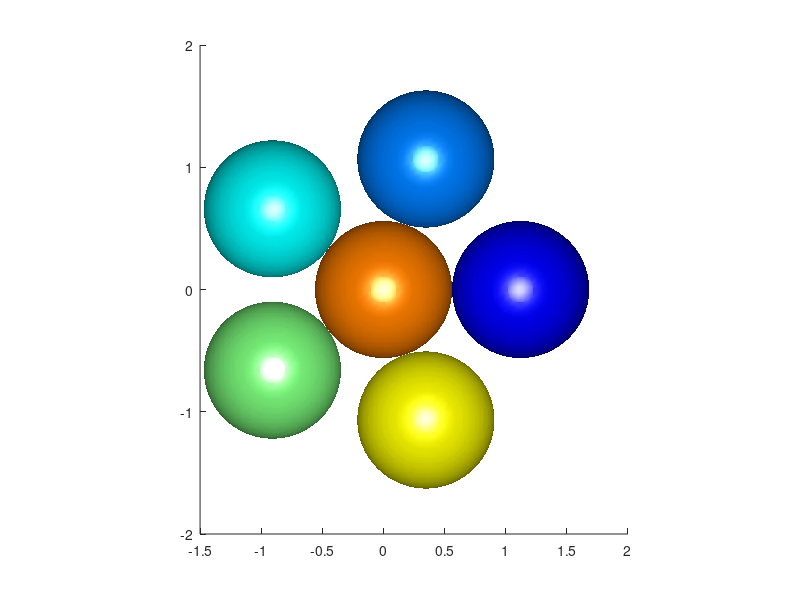

Recreate this plot in MATLAB. (Note: this script raises an error after producing the figure.)
function LJ_FRCG()
fsz = 20; % fontsize
Na = 7; % the number of atoms
rstar = 2^(1/6); % argument of the minimum of the Lennard-Jones pair potential V(r) = r^(-12) - r^(-6)
tol = 1e-9; % stop iterations when || grad f|| < tol
iter_max = 500; % the maximal number of iterations
draw_flag = 1; % if draw_flag = 1, draw configuration at every iteration
% parameters for backtracking line search
c = 0.1;
rho = 0.9;
%% Set up the initial configuration

% Four lical minima of LJ7:
% f1 = -16.50538417 Pentagonal bipyramid 
% f2 = -15.93504306 Capped octahedron 
% f3 = -15.59321094 Tricapped tetrahedron 
% f4 = -15.53306005 Bicapped trigonal bipyramid

% Options: model = 0,1,2,3, or 4.
% Model 0 corresponds to a random initialization.
% Models 1--4 set the system up close to the corresponding local minima
% listed above.

model = 1;
if model > 0
    Na = 7;
end
xyz = initial_configuration(model,Na,rstar);
drawconf(xyz,1);

x = remove_rotations_translations(xyz);

%% start minimization
% choose algorithm
% direction = 1: steepest descent
% direction = 2: Newton
direction = 3;

f = LJpot(x);
g = LJgrad(x);
norm_g = norm(g);
fprintf("Initially, f = %d, ||grad f|| = %d\n",f,norm_g);
iter = 1;

fvals = zeros(iter_max);
fvals(1) = f;
ngvals = zeros(iter_max);
ngvals(1) = norm_g;

fail_flag = 0;
i=0;



while norm_g > tol && iter < iter_max 
    % choose search direction
    switch direction
        case 1 % steepest descent
            p = -g;
            dir = "SD";
        case 2 % Newton
            H = LJhess(x);
            [~,flag] = chol(H);
            if flag == 0 % H is SPD, use Newton's direction
                p = -H\g; 
                dir = "Newton";
            else % use the steepest descent direction
                p = -g;
                dir = "SD";
            end
        case 3 % FRCG
            p=-g;
            dir = "FRCG";
        otherwise
            return
    end
    if i==0
    % normalize the search direction if its length greater than 1
        norm_p = norm(p);
        if norm_p > 1
            p = p/norm_p;
        end
        % do backtracking line search along the direction p
        a = 1;
        f_temp = LJpot(x + a*p);
        cpg = c*p'*g;
        while f_temp > f + a*cpg % check Wolfe's condition 1
            a = a*rho;
            if a < 1e-14
                fprintf("line search failed\n");
                iter = iter_max;
                fail_flag = 1;
                break;
            end
            f_temp = LJpot(x + a*p);        
        end
        s=p;
        x_old=x;
        x = x + a*p;
        
    else 
        norm_p = norm(p);
        if norm_p > 1
            p = p/norm_p;
        end
        % do backtracking line search along the direction p
        a = 1;
        beta=(LJgrad(x)'*LJgrad(x))/(LJgrad(x_old)'*LJgrad(x_old));
        s=LJgrad(x)+beta*s;
        f_temp = LJpot(x + beta*s);
        cpg = c*s'*g;
        while f_temp > f + a*cpg % check Wolfe's condition 1
            a = a*rho;
            if a < 1e-14
                fprintf("line search failed\n");
                iter = iter_max;
                fail_flag = 1;
                break;
            end
            f_temp = LJpot(x + a*s);        
        end
        x = x + a*s;
    end
    f = LJpot(x);
    g = LJgrad(x);
    norm_g = norm(g);
    fprintf("iter %d : dir = %s, f = %d, ||grad f|| = %d, step length = %d\n",iter,dir,f,norm_g,a);
    if draw_flag == 1
        % restore all coordinates
        xyz = reshape([0;0;0;x(1);0;0;x(2:3);0;x(4:end)],3,Na);
        drawconf(xyz,1);
    end
    iter = iter + 1;
    fvals(iter) = f;
    ngvals(iter) = norm_g;
    if fail_flag == 1
        break;
    end
end
xyz = reshape([0;0;0;x(1);0;0;x(2:3);0;x(4:end)],3,Na);
drawconf(xyz,1);

figure(2);
clf;
hold on;
grid on;
plot(0:(iter-1),fvals(1:iter),'Linewidth',2)
set(gca,'Fontsize',fsz);
xlabel('Iteration #','FontSize',fsz);
ylabel('Function values','FontSize',fsz);

figure(3);
clf;
hold on;
grid on;
plot(0:(iter-1),ngvals(1:iter),'Linewidth',2)
set(gca,'Yscale','log','Fontsize',fsz);
xlabel('Iteration #','FontSize',fsz);
ylabel('||grad f||','FontSize',fsz);

if fail_flag == 0
    xyz = reshape([0;0;0;x(1);0;0;x(2:3);0;x(4:end)],3,Na);
    visualconf(xyz,4);
end

figure(5);
clf;
hold on;
grid on;
evals = sort(eig(LJhess(x)),'ascend');
plot(evals,'.','Markersize',20)
if evals(1) > 0
    set(gca,'Yscale','log','Fontsize',fsz);
else
    set(gca,'Yscale','linear','Fontsize',fsz);
end    
xlabel('index','FontSize',fsz);
ylabel('Eigenvalues of the Hessian','FontSize',fsz);

end

%% make initial configuration
function xyz = initial_configuration(model,Na,rstar)
xyz = zeros(3,Na);
switch(model)
    case 1 % Pentagonal bipyramid
        p5 = 0.4*pi;
        he = sqrt(1 - (0.5/sin(0.5*p5))^2);
        for k = 1 : 5
            xyz(1,k) = cos((k-1)*p5); 
            xyz(2,k) = sin((k-1)*p5); 
            xyz(3,k) = 0;  
        end
        xyz(3,6) = he';
        xyz(3,7) = -he';

case 2 % Capped octahedron
        r = 1/sqrt(2);
        p4 = 0.5*pi;
        pp = p4/2;
        p0 = pi*1.5 - pp;
        x0 = sin(pp);
        y0 = cos(pp);
        z0 = 0;
        for k = 1 : 4
            xyz(1,k) = x0 + r*cos(p0 + (k-1)*p4);
            xyz(2,k) = y0 + r*sin(p0 + (k-1)*p4);
            xyz(3,k) = z0;
        end
        xyz(:,5) = [x0, y0, z0 + r]';
        xyz(:,6) = [x0, y0, z0 - r]';
        xyz(:,7) = [3*x0, y0, z0 + r]';

    case 3  % Tricapped tetrahedron
        p3 = 2*pi/3;
        pp = p3/2;
        r = 1/sqrt(3);
        beta = 0.5*pi -asin(1/3) - acos(1/sqrt(3));
        r1 = cos(beta);
        p0 = 1.5*pi - pp;
        x0 = sin(pp);
        y0 = cos(pp);
        z0 = 0;
        for k = 1 : 3
            xyz(1,k) = x0 + r*cos(p0 + (k-1)*p3);
            xyz(2,k) = y0 + r*sin(p0 + (k-1)*p3);
            xyz(3,k) = z0;
            xyz(1,k + 3) = x0 + r1*cos(p0 + pp + (k-1)*p3);
            xyz(2,k + 3) = y0 + r1*sin(p0 + pp + (k-1)*p3);
            xyz(3,k + 3) = z0 + sqrt(2/3) - sin(beta);
        end
        xyz(:,7) = [x0, y0, z0 + sqrt(2/3)]';

    case 4 % Bicapped trigonal bipyramid
        p3 = 2*pi/3;
        pp = p3/2;
        r = 1/sqrt(3);
        beta = 0.5*pi -asin(1/3) - acos(1/sqrt(3));
        r1 = cos(beta);
        p0 = 1.5*pi - pp;
        x0 = sin(pp);
        y0 = cos(pp);
        z0 = 0;
        for k = 1 : 3
            xyz(1,k) = x0 + r*cos(p0 + (k-1)*p3);
            xyz(2,k) = y0 + r*sin(p0 + (k-1)*p3);
            xyz(3,k) = z0;
        end
        xyz(:,4) = [x0 + r1*cos(p0 + pp), y0 + r1*sin(p0 + pp), z0 + sqrt(2/3) - sin(beta)]';
        xyz(:,5) = [x0 + r1*cos(p0 + pp + p3), y0 + r1*sin(p0 + pp+p3), z0 - sqrt(2/3) + sin(beta)]';
        xyz(:,6) = [x0, y0, z0 - sqrt(2/3)]';
        xyz(:,7) = [x0, y0, z0 + sqrt(2/3)]';

    otherwise % random configuration
        hR = 0.01;
        xyz = zeros(3,Na);
        xyz(:,1) = [0;0;0];
        a = randn(3,Na - 1);
        rad = sqrt(a(1,:).^2 + a(2,:).^2 + a(3,:).^2);
        a = a*diag(1./rad);
        for i = 2 : Na
            clear rad
            clear x
            rad = sqrt(xyz(1,1 : i - 1).^2 + xyz(2,1 : i - 1).^2 + xyz(3,1 : i - 1).^2);
            R = max(rad) + rstar;
            xa = R*a(:,i - 1);
            x = [xyz(:,1 : i - 1), xa];
            f = LJ(x(:));
            fnew = f;
            while 1
                R = R - hR;
                xa = R*a(:,i - 1);
                x = [xyz(:,1 : i - 1), xa];
                f = fnew;
                fnew = LJ(x(:));
                if fnew > f
                    break;
                end
            end
            xyz(:,i) = xa;
        end
        cmass = mean(xyz,2);
        xyz = xyz - cmass*ones(1,Na);
end
xyz = xyz*rstar;
end

%%
%%
function v = LJpot(xyz) % 
% xyz must be a column vector
[m, ~] = size(xyz);
Na = (m + 6)/3 ;
x_aux = [0;0;0;xyz(1);0;0;xyz(2:3);0;xyz(4:m)];
m = length(x_aux);
% restore atomic coordinates 
x = reshape(x_aux,3,Na);
r = zeros(Na);
for k = 1 : Na
    r(k,:) = sqrt(sum((x - x(:,k)*ones(1,Na)).^2,1));
end
r = r + diag(ones(Na,1));
aux = 1./r.^6;
L = (aux - 1).*aux;
L = L - diag(diag(L));
v = 2*sum(sum(L));
end
 
 %%
function dv = LJgrad(xyz) % 
[m, ~] = size(xyz);
Na = (m + 6)/3 ;
x_aux = [0;0;0;xyz(1);0;0;xyz(2:3);0;xyz(4:m)];
m = length(x_aux);
% restore atomic coordinates
g = zeros(size(x_aux));
x = reshape(x_aux,3,Na);
r = zeros(Na);
for k = 1 : Na
    r(k,:) = sqrt(sum((x - x(:,k)*ones(1,Na)).^2,1));
end
r = r + diag(ones(Na,1));
L = -6*(2./r.^6 - 1)./r.^8;
for k = 1 : Na
    Lk = L(:,k);
    g(1 + (k-1)*3 : k*3) = (x(:,k)*ones(1,Na) - x)*Lk;
end

g = 4*g;
dv = g([4,7,8,10 : Na*3]);
end

%%
 function dv = LJder(r)
 dv = -12*r.^(-13) + 6*r.^(-7);
 end
%%
%%
function H = LJhess(x) % find the Hessian using finite differences
h = 1e-6;
n = length(x);
H = zeros(n);
e = eye(n);
for i = 1 : n
    di = e(:,i)*h;
    Hei = 0.5*(LJgrad(x + di) - LJgrad(x - di))/h;
    for j = 1 : i
        H(j,i) = e(j,:)*Hei;
        H(i,j) = H(j,i);
    end
end
end

%%
function x = remove_rotations_translations(xyz)
% removes rotational and translational degrees of freedom
% input should be 3 by Na matrix
% output = column vector 3*Na - 6 by 1
[m, Na] = size(xyz);
if m ~= 3 || Na < 3
    fprintf('Error in remove_rotations_translations: [m = %d, Na = %d]\n',m,Na);
    return
end
    % shift atom 1 to the origin;
    xyz = xyz - xyz(:,1)*ones(1,Na);
    % Use a Householder reflection to place atom 2 on the x-axis
    u = xyz(:,2);
    noru = norm(u);
    ind = find(abs(u) > 1e-12, 1 );
    xyz = circshift(xyz,[1 - ind,0]);
    u = xyz(:,2);
    u(1) = u(1) + sign(u(1))*noru;
    noru = norm(u);
    if noru > 1e-12
        House = eye(3);
        u = u/noru;
        House = House - 2*u*u';
        xyz = House*xyz;
    end
    % Perform rotation around the x-axis to place atom 3 onto the xy-plane
    R = eye(3);
    a = xyz(:,3);
    r = sqrt(a(2)^2 + a(3)^2);
    if r > 1e-12
        R(2,2) = a(2)/r;
        R(3,3) = R(2,2);
        R(2,3) = a(3)/r;
        R(3,2) = -R(2,3);
        xyz = R*xyz;
    end
    %% prepare input vector
    x_aux = xyz(:); % make xyz into column vector
    % x = [x2 x3 y3 x4 y4 z4 ... xNa yNa ZNa]';
    x = x_aux([4,7,8,10 : Na*3]);
%     fprintf('Ndim = %d\n',N);

end
%%
function v = LJ(xyz) % 
global feval
feval = feval + 1;
m = length(xyz);
Na = m/3;
x = reshape(xyz,3,Na);
r = zeros(Na);
for k = 1 : Na
    r(k,:) = sqrt(sum((x - x(:,k)*ones(1,Na)).^2,1));
end
r = r + diag(ones(Na,1));
aux = 1./r.^6;
L = (aux - 1).*aux;
L = L - diag(diag(L));
v = 2*sum(sum(L));
end

%% 
function drawconf(xyz,fig)
figure(fig);   
clf;
hold on;
Na = size(xyz,2);

rstar = 0.5*2^(1/6);
t = linspace(-1,1,50);
[X, Y, Z] = meshgrid(t,t,t);
V = sqrt(X.^2 + Y.^2 + Z.^2);
[faces,verts] = isosurface(X,Y,Z,V,rstar);
nverts = size(verts,1);
e = ones(nverts,1);
col = jet(Na);


hold on;
for i = 1 : Na
    patch('Vertices',verts + e*xyz(:,i)','Faces',faces,'Facecolor',col(i,:),...
        'EdgeColor','none','LineStyle','none');
end
camlight('headlight');
lighting gouraud
set(gca,'DataAspectRatio',[1,1,1]);
alpha(0.8);
view(3)
axis off
drawnow
end
